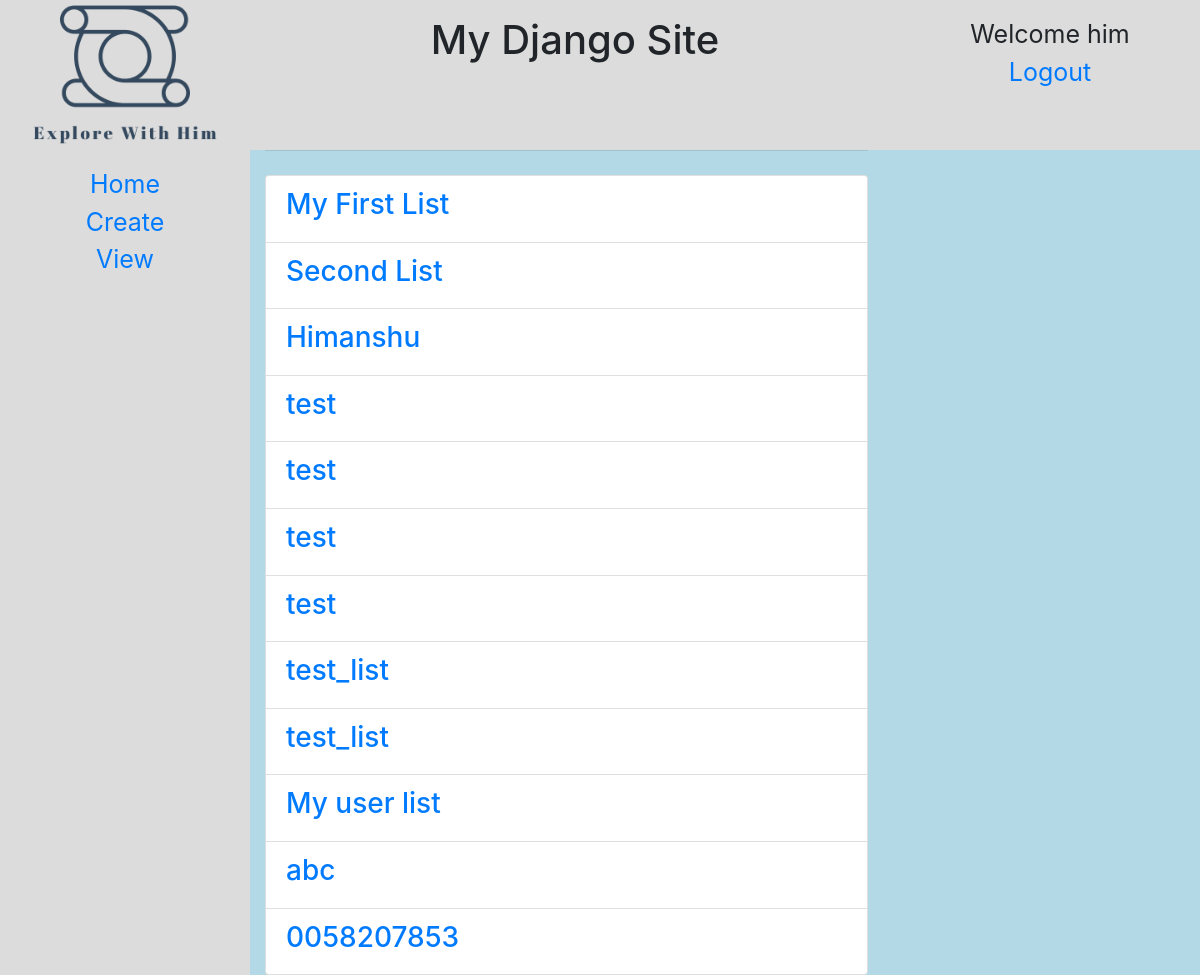
The app's page /view/ (signed in) with its own data.
### main/models.py (models this page shows, shortened)
class ToDoList(models.Model):
	user = models.ForeignKey(User, on_delete=models.CASCADE, related_name="todolist")
	name = models.CharField(max_length=200)

### main/views.py (the view)
# urls.py: path("view/", views.view, name="view")
def view(response):
	return render(response, "main/view.html", {})

### main/templates/main/view.html (shortened to what this page needs)
{% extends 'main/base.html' %}
{% block content %}
	<ul class="list-group">
	{% for td in user.todolist.all %}
		<li class="list-group-item"><a href="/{{td.id}}"><h3>{{td.name}}</h3></a></li>
	{% endfor %}
	</ul>
{% endblock %}

### main/templates/main/base.html (shortened to what this page needs)
{% load static %}
<!doctype html>
<html>
<head>
	<link rel="stylesheet" href="https://stackpath.bootstrapcdn.com/bootstrap/4.3.1/css/bootstrap.min.css">
</head>
<body>
	<div class="logo">
			<img src="{% static "main/logo_transparent.png" %}" alt="logo">
	</div>
	<div class="title">
		<h1>My Django Site</h1>
	</div>
	<div class="usercontent">
		<ul>
			{% if user.is_authenticated  %}
				<li>Welcome {{user.username}}</li>
				<li><a href="/logout">Logout</a></li>
			{% else %}
				<li><a href="/login">Login</a></li>
				<li><a href="/register">Register</a></li>
			{% endif %}
		</ul>
	</div>
	<sidebar>
		<ul>
			<li><a href="/">Home</a></li>
			<li><a href="/create">Create</a></li>
			<li><a href="/view">View</a></li>
		</ul>
	</sidebar>
	<main>
			<div class="col-8">
				<hr class="mt-0 mb-4">
				{% if user.is_authenticated or request.path in "/login/"  or request.path in "/register/"  %}
					{% block content %}
					{% endblock %}
				{% else %}
					<p>Login <a href="/login">here</a></p>
				{% endif %}
			</div>
	</main>
</body>
</html>

### main/templates/main/base.html (style rules this page uses)
body { display: grid; grid-template-columns: 250px 1fr 300px; grid-template-rows: 150px 1fr; font-family: system-ui, sans-serif; height: 100vh; background-color: gainsboro!important; }
.title { padding: 1rem; grid-column: 2 / 3; }
.title h1 { text-align: center; }
.logo { place-self:center; grid-column: 1 / 2; align-content: center; }
.logo img { max-width:100%; max-height:100%; }
.usercontent { grid-column: 3 / 4; text-decoration: none; text-align: center; font-size: 25px; padding: 1rem; }
.usercontent ul { list-style-type: none; margin: 0; padding: 0; }
.usercontent a { text-decoration: none; display: block; }
sidebar { grid-column: 1 / 2; text-decoration: none; overflow-x: hidden; padding: 1rem; }
sidebar a { text-decoration: none; text-align: center; font-size: 25px; display: block; }
sidebar ul { list-style-type: none; margin: 0; padding: 0; }
main { background: #50cfff4a; grid-column: 2 / 4; }

### records on screen
ToDoList: name "My First List"
ToDoList: name "Second List"
ToDoList: name "Himanshu"
ToDoList: name "test"
ToDoList: name "test"
ToDoList: name "test"
ToDoList: name "test"
ToDoList: name "test_list"
ToDoList: name "test_list"
ToDoList: name "My user list"
ToDoList: name "abc"
ToDoList: name "0058207853"

### other values on screen
{{ user.username }} "him"
